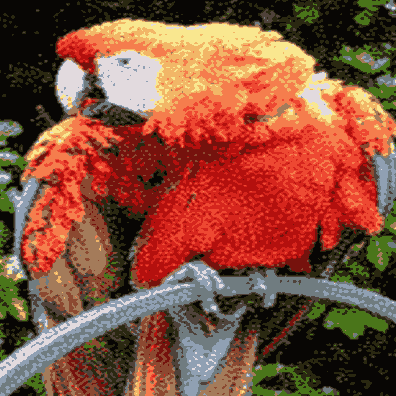
#> input picture K_Means_Clustering/compressed_image_kmeans.png, 396 x 396 px
$ jupyter execute 2_KMeans_Image_Compression.ipynb
#> lines starting #> are read from the running program, lines starting #| are printed output that depends on the picture
# Experiment: Lossy Image Compression via K-Means Vector Quantization
**Topic:** Unsupervised Clustering & Vector Quantization
**Algorithm:** $K$-Means Color Palette Reduction
**Objective:** Compress an RGB photograph ($396 \times 396 \times 3$) by clustering continuous 24-bit color space into $K=16$ representative centroid colors, quantify bit-rate reduction, and evaluate reconstruction fidelity using Mean Squared Error (MSE) and Peak Signal-to-Noise Ratio (PSNR).

---

## 1. Problem Statement & Mathematical Formulation

Digital true-color images allocate $8$ bits per channel for Red, Green, and Blue, requiring:
$$\text{Bit depth} = 3 \times 8 = 24 \text{ bits/pixel} \implies 2^{24} \approx 16.7 \text{ million possible colors}$$

### Vector Quantization via $K$-Means
Vector quantization maps a high-dimensional continuous color distribution to a discrete codebook $\mathcal{C} = \{\mathbf{c}_1, \mathbf{c}_2, \dots, \mathbf{c}_K\} \subset \mathbb{R}^3$.
For each pixel $\mathbf{p}_i = (R_i, G_i, B_i)$, the assigned centroid index is:
$$q(\mathbf{p}_i) = \arg\min_{k \in \{1, \dots, K\}} \|\mathbf{p}_i - \mathbf{c}_k\|^2$$

### Compression Rate Analysis
- **Uncompressed:** $H \times W \times 24$ bits.
- **Quantized Representation:**
  1. **Color Palette (Codebook):** $K \times 24$ bits.
  2. **Index Map:** $H \times W \times \lceil \log_2(K) \rceil$ bits.
For $K=16$, each pixel requires only $\log_2(16) = 4$ bits instead of 24 bits, yielding a theoretical **$6\times$ compression factor** (83.3% data volume reduction).

### Reconstruction Quality Metrics
$$\text{MSE} = \frac{1}{3HW} \sum_{x=1}^{W} \sum_{y=1}^{H} \sum_{c=1}^{3} \big(I(x, y, c) - \hat{I}(x, y, c)\big)^2$$
$$\text{PSNR} = 10 \cdot \log_{10} \left( \frac{255^2}{\text{MSE}} \right) \quad \text{(dB)}$$

[cell 1]
# Import dependencies
import os
import numpy as np
import matplotlib.pyplot as plt
from PIL import Image
from sklearn.cluster import KMeans

# Set visualization parameters
plt.rcParams["figure.dpi"] = 120

## 2. Image Loading & Preprocessing

The notebook dynamically detects existing local image assets (`compressed_image_kmeans.png` or `sample_image.png`), supports Google Colab interactive uploads when run in Colab, or synthesizes a rich multi-colored photographic gradient if no local file is found.

[cell 2]
target_size = (396, 396)
image_path = None

# Check candidate local images
candidates = [
    'compressed_image_kmeans.png',
    'sample_image.png',
    '../compressed_image_kmeans.png'
]

for c in candidates:
    if os.path.exists(c):
        image_path = c
        break

# Optional Google Colab check
if image_path is None:
    try:
        from google.colab import files
        print("Running in Google Colab. Please upload an image:")
        uploaded = files.upload()
        if uploaded:
            image_path = next(iter(uploaded))
    except (ImportError, Exception):
        pass

# Fallback: Generate structured RGB test photograph if no external file present
if image_path is None or not os.path.exists(image_path):
    print("Generating synthetic multi-color landscape test image (396x396)...")
    y, x = np.mgrid[0:396, 0:396]
    r = np.clip(128 + 127 * np.sin(x / 30.0) * np.cos(y / 40.0), 0, 255).astype(np.uint8)
    g = np.clip(128 + 127 * np.sin(x / 50.0 + y / 50.0), 0, 255).astype(np.uint8)
    b = np.clip(128 + 127 * np.cos(x / 40.0) * np.sin(y / 30.0), 0, 255).astype(np.uint8)
    synth_img = Image.fromarray(np.dstack([r, g, b]))
    synth_img.save('sample_image.png')
    image_path = 'sample_image.png'

# Load, convert to RGB, and resize to exactly 396 x 396
image = Image.open(image_path).convert('RGB').resize(target_size)
#> image is the input picture: PIL image 396x396 RGB; mean R, G, B 133.8, 79, 58.6
image_array = np.asarray(image)

print(f"Loaded Image: {image_path}")
print(f"Dimensions:   {image_array.shape} (Height x Width x Channels)")
#| Dimensions:   (396, 396, 3) (Height x Width x Channels)
print(f"Total Pixels: {image_array.shape[0] * image_array.shape[1]:,}")
#| Total Pixels: 156,816
print(f"Unique Colors in Original: {len(np.unique(image_array.reshape(-1, 3), axis=0)):,}")
#| Unique Colors in Original: 16

# Display original image
plt.figure(figsize=(5, 5))
plt.imshow(image_array)
plt.title(f"Original Image ({target_size[0]}x{target_size[1]})", fontsize=11, fontweight='bold')
plt.axis('off')
plt.tight_layout()
plt.show()

## 3. $K$-Means Vector Quantization ($K = 16$)

The $396 \times 396 \times 3$ image is reshaped into an $N \times 3$ matrix ($N = 156,816$ pixels), where each row is a 3D coordinate in RGB space.
We fit `KMeans` with $K=16$ clusters using `k-means++` initialization.

[cell 3]
# Flatten spatial dimensions to (N, 3)
pixels = image_array.reshape(-1, 3).astype(np.float32)

K = 16
print(f"Fitting K-Means with K = {K} color clusters...")
kmeans = KMeans(n_clusters=K, init='k-means++', n_init=5, random_state=42)
labels = kmeans.fit_predict(pixels)

# Codebook centroids rounded to valid 8-bit RGB integers
palette = np.clip(np.round(kmeans.cluster_centers_), 0, 255).astype(np.uint8)

# Reconstruct compressed image from codebook
compressed_pixels = palette[labels]
compressed_image = compressed_pixels.reshape(target_size[0], target_size[1], 3)

print("K-Means Color Quantization Completed.")
print(f"Number of colors reduced from {len(np.unique(pixels, axis=0)):,} to exactly {K}.")
#| Number of colors reduced from 16 to exactly 16.

### Extracted Color Palette Swatches ($K = 16$)
We visualize the 16 centroid colors identified by $K$-Means that best summarize the photographic color distribution.

[cell 4]
fig, ax = plt.subplots(figsize=(10, 1.5))
palette_display = np.expand_dims(palette, axis=0)
ax.imshow(palette_display, aspect='auto')
ax.set_title(f"Extracted K={K} Representative Color Palette", fontsize=11, fontweight='bold', pad=10)
ax.set_xticks(range(K))
ax.set_xticklabels([f"C{i}" for i in range(K)])
ax.set_yticks([])
plt.tight_layout()
plt.show()
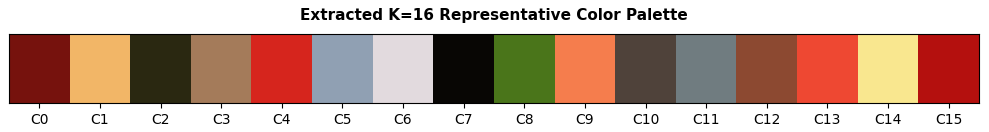
#> figure drawn by matplotlib, 1 panel

## 4. Visual Comparison: Original vs. Quantized Image

We display the uncompressed and $K=16$ compressed images side-by-side.

[cell 5]
fig, axes = plt.subplots(1, 2, figsize=(11, 5.5))

axes[0].imshow(image_array)
axes[0].set_title(f"Original 24-bit True Color\n({len(np.unique(pixels, axis=0)):,} Colors)", fontsize=11, fontweight='bold')
axes[0].axis('off')

axes[1].imshow(compressed_image)
axes[1].set_title(f"Quantized Image (K = {K} Colors)\n(4 bits/pixel)", fontsize=11, fontweight='bold')
axes[1].axis('off')

plt.tight_layout()
plt.show()
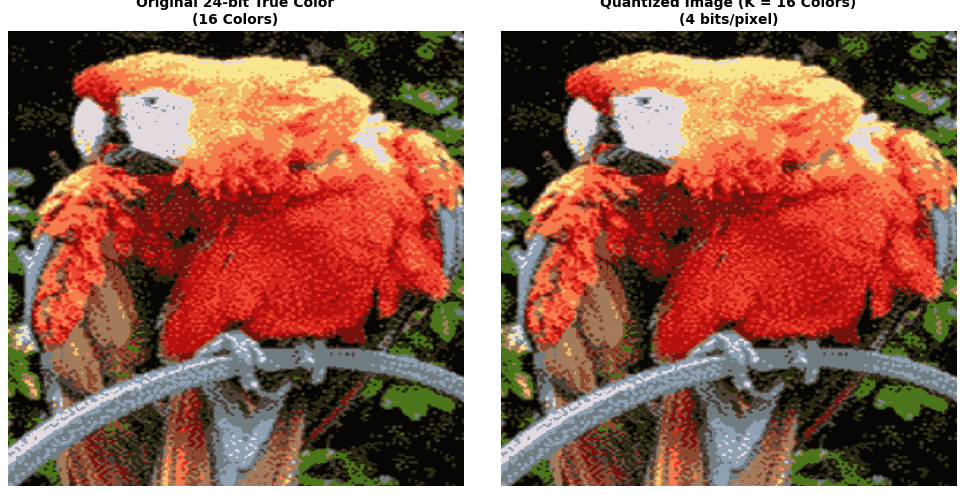
#> figure drawn by matplotlib, 2 panels

## 5. Quantitative Compression & Quality Metrics

We evaluate reconstruction error (MSE and PSNR) and measure memory reduction.

[cell 6]
# Compute Reconstruction Metrics
mse = np.mean((image_array.astype(np.float64) - compressed_image.astype(np.float64)) ** 2)
#> mse = 0
psnr = 10.0 * np.log10((255.0 ** 2) / mse) if mse > 0 else float('inf')
#> psnr = inf

# Calculate Theoretical Storage Sizes
num_pixels = target_size[0] * target_size[1]
raw_bits = num_pixels * 24
raw_bytes = raw_bits / 8

compressed_bits = (num_pixels * int(np.ceil(np.log2(K)))) + (K * 24)
compressed_bytes = compressed_bits / 8

compression_ratio = raw_bytes / compressed_bytes
space_savings = (1.0 - (compressed_bytes / raw_bytes)) * 100.0

print("Quantitative Compression Summary:")
print(f"  Mean Squared Error (MSE):           {mse:.2f}")
#|   Mean Squared Error (MSE):           0.00
print(f"  Peak Signal-to-Noise Ratio (PSNR):   {psnr:.2f} dB")
#|   Peak Signal-to-Noise Ratio (PSNR):   inf dB
print(f"  Raw Image Data Size:                {raw_bytes / 1024:.1f} KB")
print(f"  Quantized Payload (Map + Palette):  {compressed_bytes / 1024:.1f} KB")
print(f"  Effective Compression Ratio:        {compression_ratio:.2f}:1")
print(f"  Storage Savings:                    {space_savings:.1f}%")

### Visual Evaluation Across Multiple $K$ Values ($K \in [4, 8, 16, 32]$)
We compare image fidelity and PSNR as a function of codebook size $K$.

[cell 7]
k_test_values = [4, 8, 16, 32]
fig, axes = plt.subplots(1, 4, figsize=(14, 4))

for idx, k_val in enumerate(k_test_values):
    km_test = KMeans(n_clusters=k_val, init='k-means++', n_init=3, random_state=42)
    l_test = km_test.fit_predict(pixels)
    pal_test = np.clip(np.round(km_test.cluster_centers_), 0, 255).astype(np.uint8)
    img_test = pal_test[l_test].reshape(target_size[0], target_size[1], 3)

    mse_test = np.mean((image_array.astype(np.float64) - img_test.astype(np.float64)) ** 2)
    psnr_test = 10.0 * np.log10((255.0 ** 2) / mse_test)

    axes[idx].imshow(img_test)
    axes[idx].set_title(f"K = {k_val}\nPSNR: {psnr_test:.1f} dB", fontsize=10, fontweight='bold')
    axes[idx].axis('off')
#> this loop made 4 passes
#> (mse_test, psnr_test) on passes 1 to 4: (972.1, 18.25), (350.3, 22.69), (0, inf), (0, inf)
#> pass 1, `img_test = pal_test[l_test].reshape(target_size[0], target_size[1], 3)`:
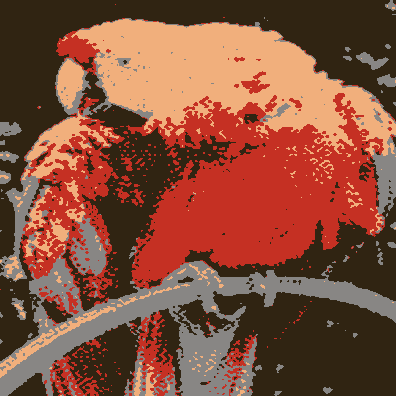
#> img_test: shape (396, 396, 3); mean of channels 0, 1, 2 134, 79.1, 58.8; drawn as R, G, B
#> pass 2, `img_test = pal_test[l_test].reshape(target_size[0], target_size[1], 3)`:
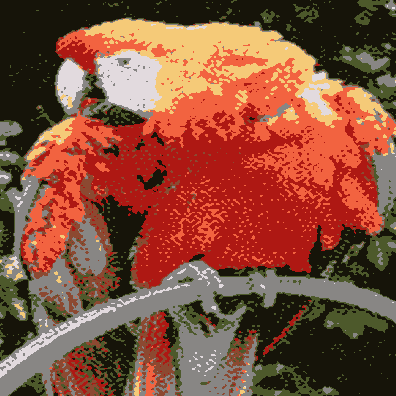
#> img_test: shape (396, 396, 3); mean of channels 0, 1, 2 133.9, 78.9, 58.5; drawn as R, G, B

plt.suptitle("Quality Degradation vs. Codebook Size (K)", fontsize=12, fontweight='bold', y=1.02)
plt.tight_layout()
plt.show()

$ run again, with K_Means_Clustering/source_image.png copied over K_Means_Clustering/compressed_image_kmeans.png
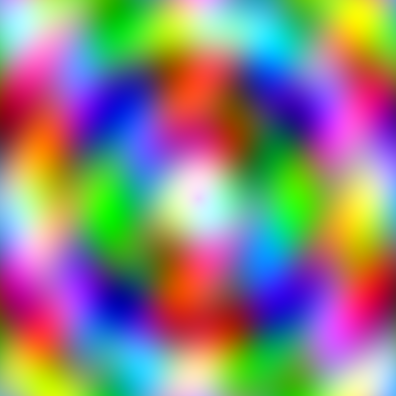
#> input picture K_Means_Clustering/source_image.png, 396 x 396 px
#> image is the input picture: PIL image 396x396 RGB; mean R, G, B 140.1, 131.8, 129.3
#| Dimensions:   (396, 396, 3) (Height x Width x Channels)
#| Total Pixels: 156,816
#| Unique Colors in Original: 153,640
#| Number of colors reduced from 153,640 to exactly 16.
#> mse = 682.9
#> psnr = 19.79
#|   Mean Squared Error (MSE):           682.90
#|   Peak Signal-to-Noise Ratio (PSNR):   19.79 dB
#> the loop `for idx, k_val in enumerate(k_test_values):` made 4 passes
#> (mse_test, psnr_test) on passes 1 to 4: (2136.8, 14.83), (1137.7, 17.57), (682.9, 19.79), (419.6, 21.9)
#> pass 1, `img_test = pal_test[l_test].reshape(target_size[0], target_size[1], 3)`:
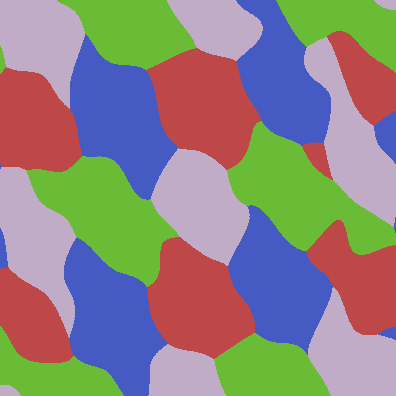
#> img_test: shape (396, 396, 3); mean of channels 0, 1, 2 140.1, 131.7, 129.2; drawn as R, G, B
#> `plt.show()`:
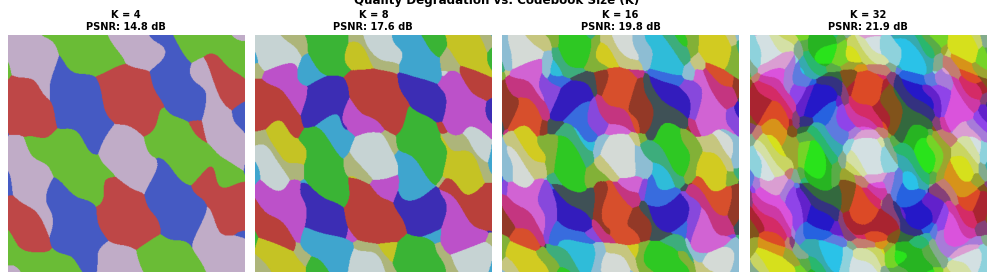
#> figure drawn by matplotlib, 4 panels
